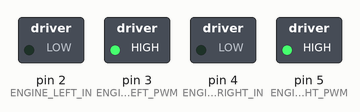
Bench run of a sketch on a simulated Arduino Uno, built with avr-gcc and run on an emulated ATmega328P. Shown: switched loads named in the sketch (green lamp = pin HIGH). What the sketch prints to the serial monitor is not drawn.

Above: at 0.1 s.
Timing chart, 0 to 1.6 s (numbered marks = the images above):
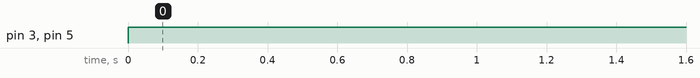

The sketch:

engines.ino
```cpp
/*
  Vitaliy Polyakov (C), polyakov.vs@mail.ru, 2024.

  Программа управления двумя двигателями.

  Пины, на которых можно запустить ШИМ сигнал (PWM) стандартными
  средствами Arduino Nan: D11, D10, D9, D6, D5, D3.

*/

// левый двигатель (MOTOR A)
#define ENGINE_LEFT_IN 2    // IN1, пин D2 (отвечает за направление: вперед - 0, назад - 1)
#define ENGINE_LEFT_PWM 3   // IN2, пин D3 (отвечает за скорость вращения: ШИМ (PWM) - 0...255)

// правый двигатель (MOTOR B)
#define ENGINE_RIGHT_IN 4   // IN3, пин D4 (отвечает за направление: вперед - 0, назад - 1)
#define ENGINE_RIGHT_PWM 5  // IN4, пин D5 (отвечает за скорость вращения: ШИМ (PWM) - 0...255)

void setup() {
  Serial.begin(9600);

  // левый двигатель
  pinMode(ENGINE_LEFT_IN, OUTPUT);    // режим работы пина, выход
  pinMode(ENGINE_LEFT_PWM, OUTPUT);   // режим работы пина, выход
  // правый двигатель
  pinMode(ENGINE_RIGHT_IN, OUTPUT);   // режим работы пина, выход
  pinMode(ENGINE_RIGHT_PWM, OUTPUT);  // режим работы пина, выход
}

void loop() {
  // скорость вращения двигателей
  int lSpeed = 1023; // значение 512 (50% от диапазона 0...1023)
  int rSpeed = 1023; // значение 512 (50% от диапазона 0...1023)

  // направление вращения
  int lDirection = 0;
  int rDirection = 0;

  // преобразование значения из диапазона 0...1023 в диапазон 0...255
  lSpeed = map(lSpeed, 0, 1023, 0, 255);
  rSpeed = map(rSpeed, 0, 1023, 0, 255);

  Serial.print("lSpeed = ");
  Serial.print(lSpeed);
  Serial.print("\t");

  Serial.print("rSpeed = ");
  Serial.print(rSpeed);
  Serial.print("\n");

  // включение левого двигателя
  digitalWrite(ENGINE_LEFT_IN, lDirection);
  analogWrite(ENGINE_LEFT_PWM, lSpeed);

  // включение правого двигателя
  digitalWrite(ENGINE_RIGHT_IN, rDirection);
  analogWrite(ENGINE_RIGHT_PWM, rSpeed);
}
```

Measured:
- by itself, pin 3 (ENGINE_LEFT_PWM), pin 5 (ENGINE_RIGHT_PWM): LOW → HIGH at 0.00 s
